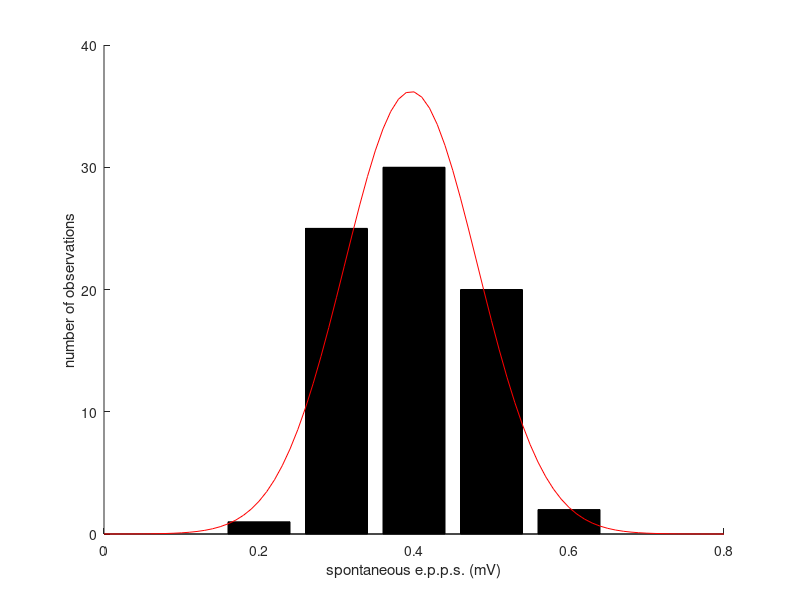
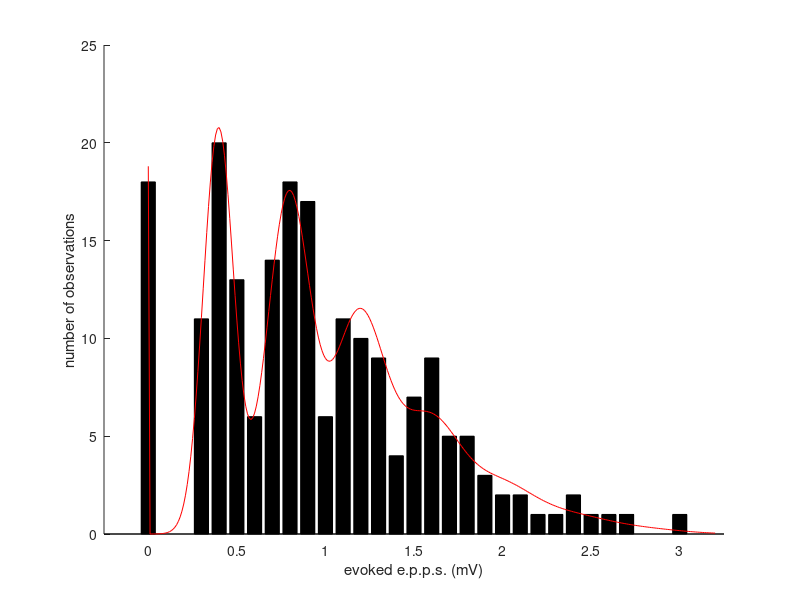
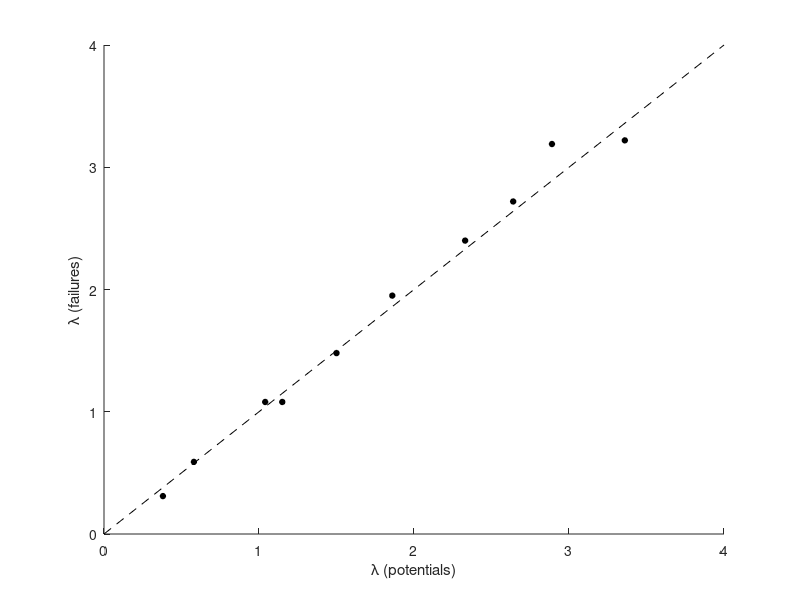

MATLAB code for these plots, in order:
%
%  Gabbiani & Cox, Mathematics for Neuroscientists, 2nd ed
%

%the following numerical values reproduce the distribution
%of spontaneous e.p.p.s described by Boyd and Martin (1956).
%The first column is the depolarization in mV and the second 
%column is the number of observations. 
spont_data = [0.2 1;0.3 25;0.4 30;0.5 20;0.6 2];

x1 = spont_data(:,1);
dx = x1(2)-x1(1); %recover the sampling interval

y1 = spont_data(:,2);

y1p = y1./sum(y1); %normalize to get probabilities
mu1 = sum(x1.*y1p); %mean depolarization

%reconstruct a vector of observations appropriate for
%normfit
x1_obs = [];
for i = 1:length(x1)
    x1_obs = [ x1_obs x1(i)*ones(1,y1(i))]; 
end;

%estimate mean and standard deviation    
[muhat,sigmahat,muci,sigmaci] = normfit(x1_obs);

%sample the Gaussian at higher resolution
dx_f = 0.01;
x_f = 0.0:dx_f:0.8;
yn = normpdf(x_f,muhat,sigmahat);

%normalize so that the area under both curves is identical
%(area under yn with sampling step dx_f is 1 by construction, 
%i.e., sum(yn*dx_f) = 1)
yn_rs = yn*sum(y1*dx);

%plot everything
h_f1 = figure; 
h_a1 = axes;
hold on;
bar(x1,y1,'k');
plot(x_f,yn_rs,'r');
xlabel('spontaneous e.p.p.s. (mV)');
ylabel('number of observations');

%This is the stimulation data of Boyd and Martin (1956).
%See spont_data file for a detailed description.
stim_data = [0 18;0.3 11;0.4 20;0.5 13;0.6 6;0.7 14;0.8 18;0.9 17;1.0 6;...
    1.1 11;1.2 10;1.3 9;1.4 4;1.5 7;1.6 9;1.7 5;1.8 5;1.9 3;2.0 2;2.1 2;...
    2.2 1;2.3 1;2.4 2;2.5 1;2.6 1;2.7 1;2.8 0;2.9 0;3.0 1];

x2 = stim_data(:,1);
y2 = stim_data(:,2);
n_x2 = length(x2);

y2p = y2./sum(y2);
mu2 = sum(x2.*y2p); %mean depolarization

l_e = mu2/mu1; %quantal size, standard method
l_f = -log(y2(1)/sum(y2)); %method of failures

%relative error
l_err = abs(l_e - l_f)/(0.5*(l_e + l_f));

info_str = sprintf('relative error: %.3f',l_err);
disp(info_str);

%figure(2)
h_f2 = figure; 
h_a2 = axes;
hold on;
bar(x2,y2,'k');

%sample again at high resolution
x3 = 0:dx_f:3.2;
n_x3 = length(x3);

y3 = zeros(1,n_x3);
y3(1) = poisspdf(0,l_e); %discrete probability of failures

%cycle over the peaks and implement the formula in the lecture notes
for i=1:7
    pois_val = poisspdf(i,l_e);
    mu = i*muhat; %mean of the ith peak
    sigma = sqrt(i)*sigmahat; %standard deviation
    yi = normpdf(x3,mu,sigma);
    y3= y3+pois_val*yi; %add everything toghether
end;

%normalize so that the area under everything but the first element 
%is equal to 1 - the probability of the 1st element (failures)
%this is the correct probability density
y3(2:n_x3)= y3(2:n_x3)*(1-y3(1))/sum(y3(2:n_x3)*dx_f);

%correctly normalized probability density
y3n = zeros(1,n_x3);

%the fraction of failures is the total sum of events times the probability
%of failures
y3n(1) = sum(y2)*y3(1);

%normalize so that the area under the continuous part is equal to 
%the area under the sample histogram
y3n(2:n_x3) = y3(2:n_x3)*(sum(y2(2:n_x2)*dx))/(sum(y3(2:n_x3)*dx_f));

hold on;
plot(x3,y3n,'r');
xlabel('evoked e.p.p.s. (mV)');
ylabel('number of observations');
set(h_a2,'XLim',[-0.25 3.25]);

%plot of the mean obtained by by both methods
m_vals = [3.36 3.22; 2.89 3.19; 2.64 2.72; 2.33 2.40; 1.86 1.95; ...
    1.50 1.48; 1.15 1.08; 1.04 1.08; 0.58 0.59; 0.38 0.31];

h_f3 = figure; 
h_a3 = axes;
line('Parent',h_a3,'XData',m_vals(:,1),'YData',m_vals(:,2),...
    'LineStyle','none','Marker','o','MarkerFaceColor','k','MarkerSize',4);

line('Parent',h_a3,'XData',[0 4],'YData',[0 4],'LineStyle','--');
xlabel(h_a3,'\lambda (potentials)');
ylabel(h_a3,'\lambda (failures)');

%print(handles.figure1,'-depsc2','boyd_martin2.eps');
